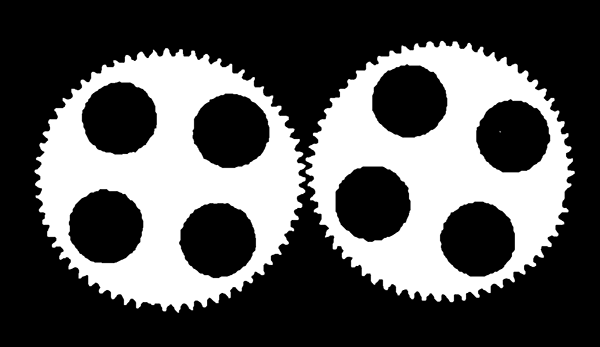
#> input picture task02/gears.png, 600 x 347 px
$ python main.py
#> lines starting #> are read from the running program, lines starting #| are printed output that depends on the picture; after the words box and inside, x2 and y2 are one past the last pixel; in counts of white or black regions, pixels touching at a corner belong together
import numpy as np
import cv2

def holeRing(size):
  c = np.zeros((size,size),np.uint8)
  center = size / 2
  cv2.circle(c, (center, center), center, (255, 255, 255))
  return c

def holeMask(size):
  c = np.zeros((size,size),np.uint8)
  center = size / 2
  cv2.circle(c, (center, center), center, (255, 255, 255))
  return c

def closing(b, s):
  return cv2.erode(cv2.dilate(b, s), s)

def opening(b, s):
  return cv2.dilate(cv2.erode(b, s), s)

###
# Main program
###
original = cv2.imread('gears.png')
#> original is the input picture: shape (347, 600, 3); min 0, max 255, mean 85.8
height, width = original.shape[:2]
#> height = 347; width = 600

# A
for h in range(height):
  for w in range(width):
    original[h][w] = [(0 if c < 128 else 255) for c in original[h][w]]
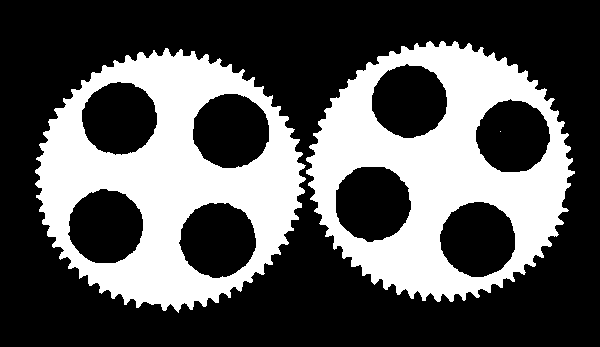
#> original: shape (347, 600, 3); 33.7% white; 3 white regions (1 under 20 px), largest, box (x1, y1, x2, y2) and area: (35, 48, 306, 313) 35436, (306, 41, 575, 302) 34632


# B
step1 = cv2.erode(original, holeRing(85), iterations=1)
#> in holeRing, `cv2.circle(c, (center, center), center, (255, 255, 255))`:
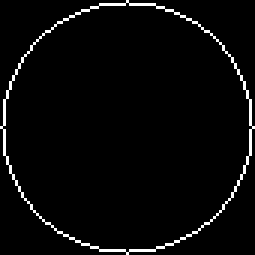
#> c: shape (85, 85) (shown 3 times larger); 3.3% white in thin lines or dots
#> step1: shape (347, 600, 3); 0.15% white; 8 white regions, largest, box (x1, y1, x2, y2) and area: (509, 132, 517, 140) 56, (116, 114, 123, 123) 48, (406, 97, 413, 105) 41

# C
step2 = cv2.dilate(step1, cv2.getStructuringElement(cv2.MORPH_ELLIPSE,(80,80)), iterations=1)
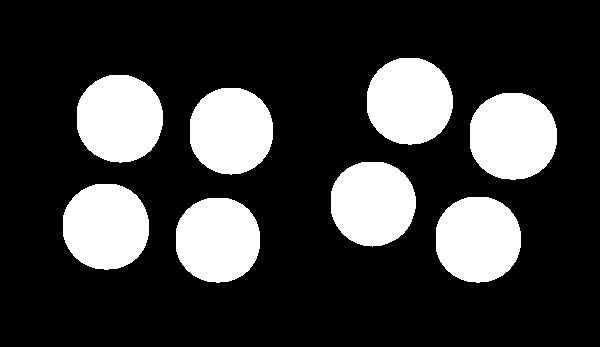
#> step2: shape (347, 600, 3); 22.7% white; 8 white regions, largest, box (x1, y1, x2, y2) and area: (470, 93, 557, 180) 6120, (77, 75, 163, 163) 6052, (367, 58, 453, 145) 5972

# D
step3 = original + step2

# E
gearBody = cv2.getStructuringElement(cv2.MORPH_ELLIPSE,(100,100))
samplingRingSpacer = cv2.getStructuringElement(cv2.MORPH_ELLIPSE,(5,5))
samplingRingWidth  = cv2.getStructuringElement(cv2.MORPH_ELLIPSE,(15,15))
step41 = cv2.dilate(opening(step3, gearBody), samplingRingSpacer)
#> in opening, `return cv2.dilate(cv2.erode(b, s), s)`: returned value: shape (347, 600, 3); values 0 (black) and 254 (white), 48% white; 2 white regions, box (x1, y1, x2, y2) and area: (41, 57, 300, 305) 50459, (314, 47, 568, 295) 49467
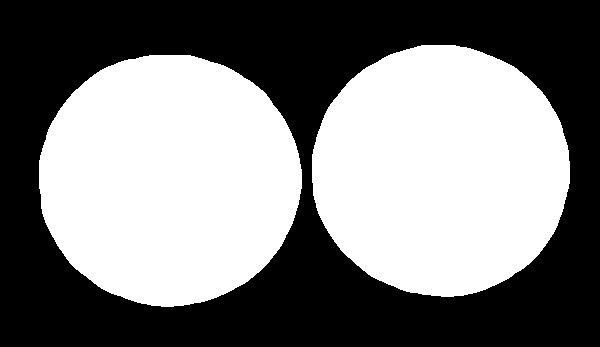
#> step41: shape (347, 600, 3); values 0 (black) and 254 (white), 49.6% white; 2 white regions, box (x1, y1, x2, y2) and area: (39, 55, 302, 307) 52114, (312, 45, 570, 297) 51102
step4 = cv2.dilate(step41, samplingRingWidth) - step41
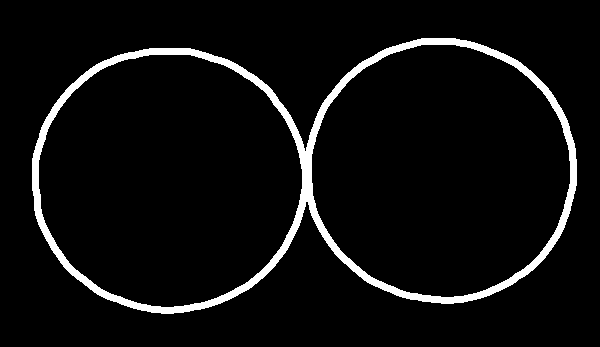
#> step4: shape (347, 600, 3); values 0 (black) and 254 (white), 5.6% white; 1 white region, box (x1, y1, x2, y2) and area: (32, 38, 577, 314) 11662

# F
step5 = cv2.bitwise_and(step3, step4)
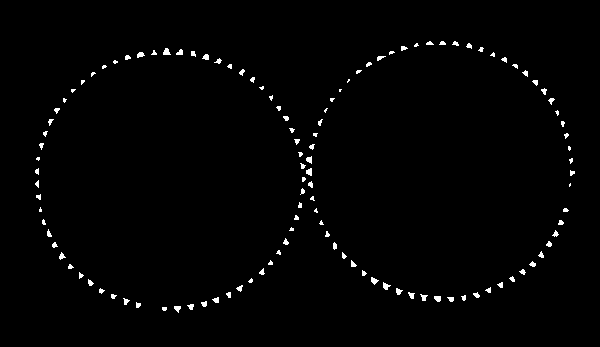
#> step5: shape (347, 600, 3); values 0 (black) and 254 (white), 1.3% white; 124 white regions (46 under 20 px), largest, box (x1, y1, x2, y2) and area: (163, 48, 171, 55) 39, (306, 168, 312, 176) 36, (371, 277, 379, 285) 36

# G
step6 = cv2.dilate(step5, cv2.getStructuringElement(cv2.MORPH_ELLIPSE,(15,15)))
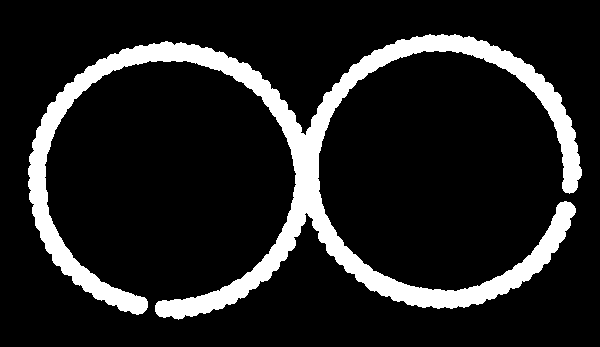
#> step6: shape (347, 600, 3); values 0 (black) and 254 (white), 13.3% white; 1 white region, box (x1, y1, x2, y2) and area: (28, 34, 582, 320) 27712

# H
defectCue = cv2.getStructuringElement(cv2.MORPH_ELLIPSE,(30,30))
result = cv2.bitwise_or(cv2.dilate(step4 - step6, defectCue), step6)

cv2.imshow('original', original)
cv2.imshow('step-1', step1)
cv2.imshow('step-2', step2)
cv2.imshow('step-3', step3)
cv2.imshow('step-4-1', step41)
cv2.imshow('step-4-2', step4)
cv2.imshow('step-5', step5)
cv2.imshow('step-6', step6)
cv2.imshow('result', result)

cv2.waitKey(0)
cv2.destroyAllWindows()
